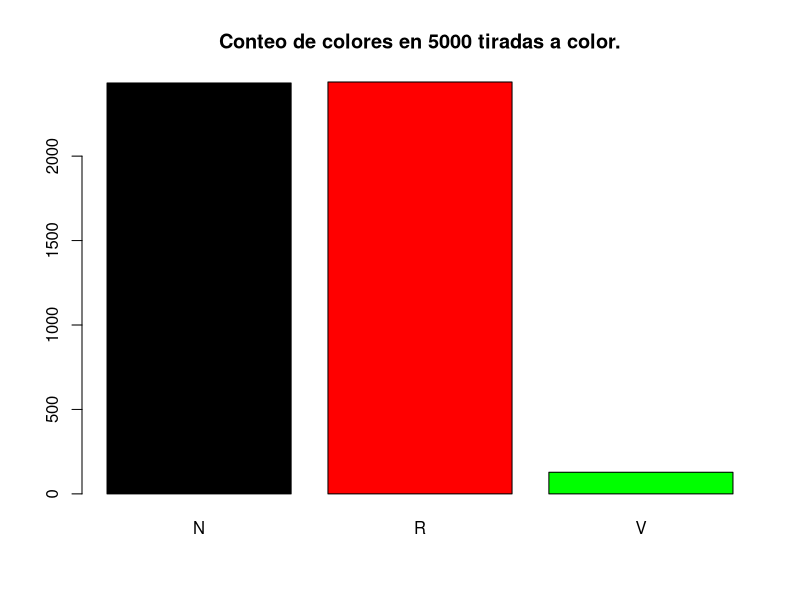
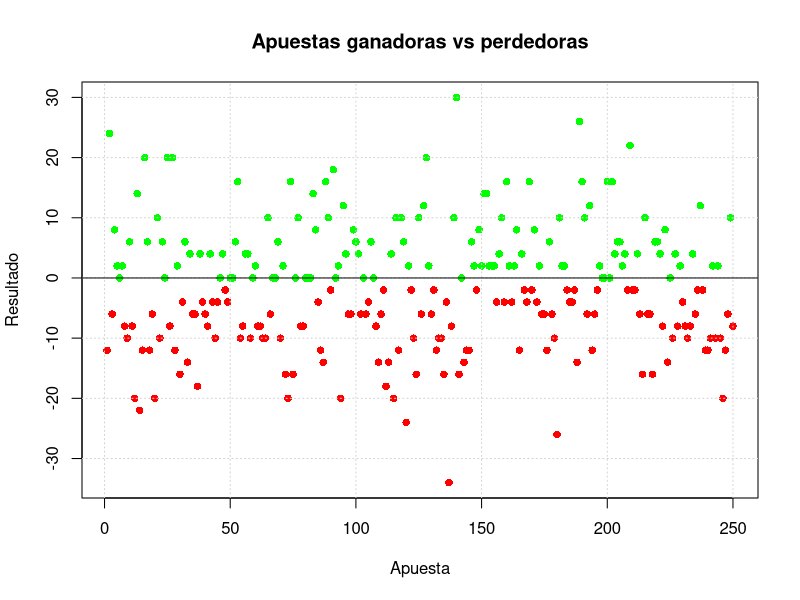

Source code (R) for these figures, in order:
# Estudio probabilístico de la ruleta europea. Apuesta simple al color.

# Definición de la ruleta. 18 números rojos, 18 números negros y 1 número verde (0).
ruleta = c('V', rep(c('R','N'),18))

# Probabilidades teóricas
## Regla de LaPlace
prob_rojo = length(ruleta[ruleta=='R']) / length(ruleta); prob_rojo
prob_negro = length(ruleta[ruleta=='N']) / length(ruleta); prob_negro

## Esperanza matemática
## Juguemos al rojo!
prob_exito = prob_rojo
prob_fracaso = 1 - prob_exito # Fracaso = negro o '0'
ganancia = 1; perdida = -1 # 1 € por apuesta
esperanza = prob_exito * ganancia + prob_fracaso * perdida


# Simulación
## A efectos de reproducibilidad, establecemos la semilla manualmente
set.seed(1234)

## Simulación de 'n' tiradas
tirar = function(n=1){
    # Realiza un número 'n' de tiradas, por defecto 1.
    return(sample(ruleta, n, replace=TRUE))
}

tiradas = tirar(5000)
table(tiradas)

### Figura
dev.new()
barplot(table(tiradas), col=c('black','red','green'), main="Conteo de colores en 5000 tiradas a color.")

apostar = function(n=1, c='R', prison=F){
    # Realiza un número 'n' de apuestas a un color. La prision controla el efecto que tiene el verde sobre el resultado de la apuesta.
    # Devuelve la cantidad ganada.
    tirada = tirar(n)
    aciertos = sum(tirada == c)
    if (prison)
        fallos = sum((tirada != c) & (tirada != 'V'))
    else
        fallos = sum(tirada != c)
    return(aciertos - fallos)
}

#resultado = apostar(100)
tandas = replicate(2500, apostar(100))

dev.new()
plot(tandas[1:250], col=ifelse(tandas < 0, 'red', 'green'), pch=16, main="Apuestas ganadoras vs perdedoras", xlab="Apuesta", ylab="Resultado")
grid()
abline(h=0)

esperanza_simulada = mean(tandas)


